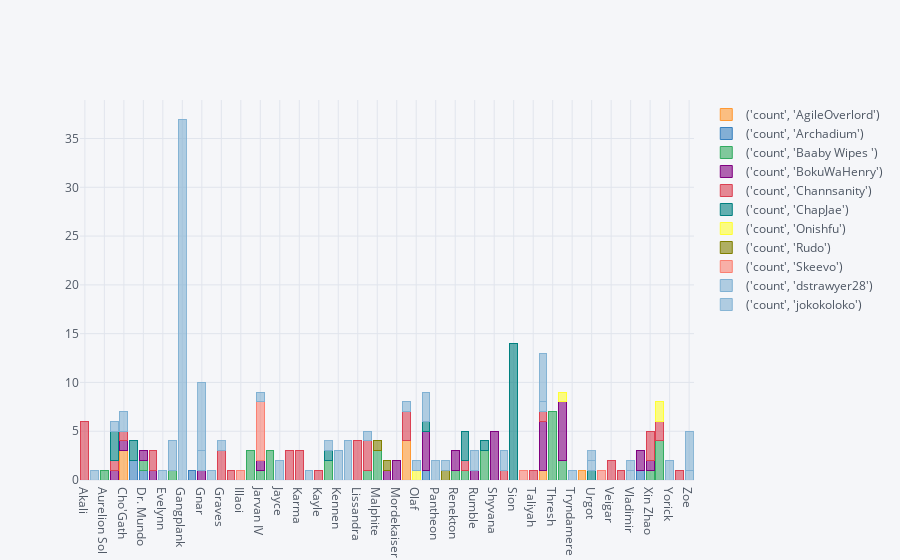

The cell this chart's notebook holds for it:
### Code cell
iplot(counts.iplot(asFigure=True, kind='bar', barmode='stack', filename='cufflinks/grouped-bar-chart'))

### Figure 1 — Plotly figure (JSON) as saved in the notebook; plotly's stock layout.template omitted (floating-point values rounded to 4 significant figures)
{"data": [{"marker": {"color": "rgba(255, 153, 51, 0.6)", "line": {"color": "rgba(255, 153, 51, 1.0)", "width": 1}}, "name": "('count', 'AgileOverlord')", "orientation": "v", "text": "", "type": "bar", "x": ["Akali", "Annie", "Aurelion Sol", "Camille", "Cho'Gath", "Darius", "Dr. Mundo", "Ekko", "Evelynn", "Fiora", "Gangplank", "Garen", "Gnar", "Gragas", "Graves", "Heimerdinger", "Illaoi", "Irelia", "Jarvan IV", "Jax", "Jayce", "Jhin", "Karma", "Kassadin", "Kayle", "Kayn", "Kennen", "Kled", "Lissandra", "Lucian", "Malphite", "Maokai", "Mordekaiser", "Nasus", "Olaf", "Ornn", "Pantheon", "Quinn", "Renekton", "Riven", "Rumble", "Shen", "Shyvana", "Singed", "Sion", "Syndra", "Taliyah", "Teemo", "Thresh", "Trundle", "Tryndamere", "Udyr", "Urgot", "Vayne", "Veigar", "Vi", "Vladimir", "Volibear", "Xin Zhao", "Yasuo", "Yorick", "Zed", "Zoe"], "y": ["", "", "", "", 3, "", "", "", "", "", "", "", "", "", "", "", "", "", "", "", "", "", "", "", "", "", "", "", "", "", "", "", "", 4, "", "", "", "", "", "", "", "", "", "", "", "", "", 1, "", "", "", 1, "", "", "", "", "", "", "", "", "", "", ""]}, {"marker": {"color": "rgba(55, 128, 191, 0.6)", "line": {"color": "rgba(55, 128, 191, 1.0)", "width": 1}}, "name": "('count', 'Archadium')", "orientation": "v", "text": "", "type": "bar", "x": ["Akali", "Annie", "Aurelion Sol", "Camille", "Cho'Gath", "Darius", "Dr. Mundo", "Ekko", "Evelynn", "Fiora", "Gangplank", "Garen", "Gnar", "Gragas", "Graves", "Heimerdinger", "Illaoi", "Irelia", "Jarvan IV", "Jax", "Jayce", "Jhin", "Karma", "Kassadin", "Kayle", "Kayn", "Kennen", "Kled", "Lissandra", "Lucian", "Malphite", "Maokai", "Mordekaiser", "Nasus", "Olaf", "Ornn", "Pantheon", "Quinn", "Renekton", "Riven", "Rumble", "Shen", "Shyvana", "Singed", "Sion", "Syndra", "Taliyah", "Teemo", "Thresh", "Trundle", "Tryndamere", "Udyr", "Urgot", "Vayne", "Veigar", "Vi", "Vladimir", "Volibear", "Xin Zhao", "Yasuo", "Yorick", "Zed", "Zoe"], "y": ["", "", "", "", "", 2, 1, "", "", "", "", 1, "", "", "", "", "", "", "", "", "", "", "", "", "", "", "", "", "", "", "", "", "", "", "", 1, "", "", "", "", "", "", "", "", "", "", "", "", "", "", "", "", "", "", "", "", "", 1, "", "", "", "", ""]}, {"marker": {"color": "rgba(50, 171, 96, 0.6)", "line": {"color": "rgba(50, 171, 96, 1.0)", "width": 1}}, "name": "('count', 'Baaby Wipes ')", "orientation": "v", "text": "", "type": "bar", "x": ["Akali", "Annie", "Aurelion Sol", "Camille", "Cho'Gath", "Darius", "Dr. Mundo", "Ekko", "Evelynn", "Fiora", "Gangplank", "Garen", "Gnar", "Gragas", "Graves", "Heimerdinger", "Illaoi", "Irelia", "Jarvan IV", "Jax", "Jayce", "Jhin", "Karma", "Kassadin", "Kayle", "Kayn", "Kennen", "Kled", "Lissandra", "Lucian", "Malphite", "Maokai", "Mordekaiser", "Nasus", "Olaf", "Ornn", "Pantheon", "Quinn", "Renekton", "Riven", "Rumble", "Shen", "Shyvana", "Singed", "Sion", "Syndra", "Taliyah", "Teemo", "Thresh", "Trundle", "Tryndamere", "Udyr", "Urgot", "Vayne", "Veigar", "Vi", "Vladimir", "Volibear", "Xin Zhao", "Yasuo", "Yorick", "Zed", "Zoe"], "y": ["", "", 1, "", "", "", 1, "", "", 1, "", "", "", "", "", "", "", 3, 1, 3, "", "", "", "", "", 2, "", "", "", 1, 3, "", "", "", "", "", "", "", 1, 1, "", 3, "", "", "", "", "", "", 7, 2, "", "", "", "", "", "", "", "", 1, 4, "", "", ""]}, {"marker": {"color": "rgba(128, 0, 128, 0.6)", "line": {"color": "rgba(128, 0, 128, 1.0)", "width": 1}}, "name": "('count', 'BokuWaHenry')", "orientation": "v", "text": "", "type": "bar", "x": ["Akali", "Annie", "Aurelion Sol", "Camille", "Cho'Gath", "Darius", "Dr. Mundo", "Ekko", "Evelynn", "Fiora", "Gangplank", "Garen", "Gnar", "Gragas", "Graves", "Heimerdinger", "Illaoi", "Irelia", "Jarvan IV", "Jax", "Jayce", "Jhin", "Karma", "Kassadin", "Kayle", "Kayn", "Kennen", "Kled", "Lissandra", "Lucian", "Malphite", "Maokai", "Mordekaiser", "Nasus", "Olaf", "Ornn", "Pantheon", "Quinn", "Renekton", "Riven", "Rumble", "Shen", "Shyvana", "Singed", "Sion", "Syndra", "Taliyah", "Teemo", "Thresh", "Trundle", "Tryndamere", "Udyr", "Urgot", "Vayne", "Veigar", "Vi", "Vladimir", "Volibear", "Xin Zhao", "Yasuo", "Yorick", "Zed", "Zoe"], "y": ["", "", "", 1, 1, "", 1, 1, "", "", "", "", 1, "", "", "", "", "", 1, "", "", "", "", "", "", "", "", "", "", "", "", 1, 2, "", "", 4, "", "", 2, "", 1, "", 5, "", "", "", "", 5, "", 6, "", "", "", "", "", "", "", 2, 1, "", "", "", ""]}, {"marker": {"color": "rgba(219, 64, 82, 0.6)", "line": {"color": "rgba(219, 64, 82, 1.0)", "width": 1}}, "name": "('count', 'Channsanity')", "orientation": "v", "text": "", "type": "bar", "x": ["Akali", "Annie", "Aurelion Sol", "Camille", "Cho'Gath", "Darius", "Dr. Mundo", "Ekko", "Evelynn", "Fiora", "Gangplank", "Garen", "Gnar", "Gragas", "Graves", "Heimerdinger", "Illaoi", "Irelia", "Jarvan IV", "Jax", "Jayce", "Jhin", "Karma", "Kassadin", "Kayle", "Kayn", "Kennen", "Kled", "Lissandra", "Lucian", "Malphite", "Maokai", "Mordekaiser", "Nasus", "Olaf", "Ornn", "Pantheon", "Quinn", "Renekton", "Riven", "Rumble", "Shen", "Shyvana", "Singed", "Sion", "Syndra", "Taliyah", "Teemo", "Thresh", "Trundle", "Tryndamere", "Udyr", "Urgot", "Vayne", "Veigar", "Vi", "Vladimir", "Volibear", "Xin Zhao", "Yasuo", "Yorick", "Zed", "Zoe"], "y": [6, "", "", 1, 1, "", "", 2, "", "", "", "", "", "", 3, 1, "", "", "", "", "", 3, 3, "", 1, "", "", "", 4, 3, "", "", "", 3, "", "", "", "", "", 1, "", "", "", 1, "", "", 1, 1, "", "", "", "", "", "", 2, 1, "", "", 3, 2, "", 1, ""]}, {"marker": {"color": "rgba(0, 128, 128, 0.6)", "line": {"color": "rgba(0, 128, 128, 1.0)", "width": 1}}, "name": "('count', 'ChapJae')", "orientation": "v", "text": "", "type": "bar", "x": ["Akali", "Annie", "Aurelion Sol", "Camille", "Cho'Gath", "Darius", "Dr. Mundo", "Ekko", "Evelynn", "Fiora", "Gangplank", "Garen", "Gnar", "Gragas", "Graves", "Heimerdinger", "Illaoi", "Irelia", "Jarvan IV", "Jax", "Jayce", "Jhin", "Karma", "Kassadin", "Kayle", "Kayn", "Kennen", "Kled", "Lissandra", "Lucian", "Malphite", "Maokai", "Mordekaiser", "Nasus", "Olaf", "Ornn", "Pantheon", "Quinn", "Renekton", "Riven", "Rumble", "Shen", "Shyvana", "Singed", "Sion", "Syndra", "Taliyah", "Teemo", "Thresh", "Trundle", "Tryndamere", "Udyr", "Urgot", "Vayne", "Veigar", "Vi", "Vladimir", "Volibear", "Xin Zhao", "Yasuo", "Yorick", "Zed", "Zoe"], "y": ["", "", "", 3, "", 2, "", "", "", "", "", "", "", "", "", "", "", "", "", "", "", "", "", "", "", 1, "", "", "", "", "", "", "", "", "", 1, "", "", "", 3, "", 1, "", "", 14, "", "", "", "", "", "", "", 1, "", "", "", "", "", "", "", "", "", ""]}, {"marker": {"color": "rgba(255, 255, 51, 0.6)", "line": {"color": "rgba(255, 255, 51, 1.0)", "width": 1}}, "name": "('count', 'Onishfu')", "orientation": "v", "text": "", "type": "bar", "x": ["Akali", "Annie", "Aurelion Sol", "Camille", "Cho'Gath", "Darius", "Dr. Mundo", "Ekko", "Evelynn", "Fiora", "Gangplank", "Garen", "Gnar", "Gragas", "Graves", "Heimerdinger", "Illaoi", "Irelia", "Jarvan IV", "Jax", "Jayce", "Jhin", "Karma", "Kassadin", "Kayle", "Kayn", "Kennen", "Kled", "Lissandra", "Lucian", "Malphite", "Maokai", "Mordekaiser", "Nasus", "Olaf", "Ornn", "Pantheon", "Quinn", "Renekton", "Riven", "Rumble", "Shen", "Shyvana", "Singed", "Sion", "Syndra", "Taliyah", "Teemo", "Thresh", "Trundle", "Tryndamere", "Udyr", "Urgot", "Vayne", "Veigar", "Vi", "Vladimir", "Volibear", "Xin Zhao", "Yasuo", "Yorick", "Zed", "Zoe"], "y": ["", "", "", "", "", "", "", "", "", "", "", "", "", "", "", "", "", "", "", "", "", "", "", "", "", "", "", "", "", "", "", "", "", "", 1, "", "", "", "", "", "", "", "", "", "", "", "", "", "", 1, "", "", "", "", "", "", "", "", "", 2, "", "", ""]}, {"marker": {"color": "rgba(128, 128, 0, 0.6)", "line": {"color": "rgba(128, 128, 0, 1.0)", "width": 1}}, "name": "('count', 'Rudo')", "orientation": "v", "text": "", "type": "bar", "x": ["Akali", "Annie", "Aurelion Sol", "Camille", "Cho'Gath", "Darius", "Dr. Mundo", "Ekko", "Evelynn", "Fiora", "Gangplank", "Garen", "Gnar", "Gragas", "Graves", "Heimerdinger", "Illaoi", "Irelia", "Jarvan IV", "Jax", "Jayce", "Jhin", "Karma", "Kassadin", "Kayle", "Kayn", "Kennen", "Kled", "Lissandra", "Lucian", "Malphite", "Maokai", "Mordekaiser", "Nasus", "Olaf", "Ornn", "Pantheon", "Quinn", "Renekton", "Riven", "Rumble", "Shen", "Shyvana", "Singed", "Sion", "Syndra", "Taliyah", "Teemo", "Thresh", "Trundle", "Tryndamere", "Udyr", "Urgot", "Vayne", "Veigar", "Vi", "Vladimir", "Volibear", "Xin Zhao", "Yasuo", "Yorick", "Zed", "Zoe"], "y": ["", "", "", "", "", "", "", "", "", "", "", "", "", "", "", "", "", "", "", "", "", "", "", "", "", "", "", "", "", "", 1, 1, "", "", "", "", "", 1, "", "", "", "", "", "", "", "", "", "", "", "", "", "", "", "", "", "", "", "", "", "", "", "", ""]}, {"marker": {"color": "rgba(251, 128, 114, 0.6)", "line": {"color": "rgba(251, 128, 114, 1.0)", "width": 1}}, "name": "('count', 'Skeevo')", "orientation": "v", "text": "", "type": "bar", "x": ["Akali", "Annie", "Aurelion Sol", "Camille", "Cho'Gath", "Darius", "Dr. Mundo", "Ekko", "Evelynn", "Fiora", "Gangplank", "Garen", "Gnar", "Gragas", "Graves", "Heimerdinger", "Illaoi", "Irelia", "Jarvan IV", "Jax", "Jayce", "Jhin", "Karma", "Kassadin", "Kayle", "Kayn", "Kennen", "Kled", "Lissandra", "Lucian", "Malphite", "Maokai", "Mordekaiser", "Nasus", "Olaf", "Ornn", "Pantheon", "Quinn", "Renekton", "Riven", "Rumble", "Shen", "Shyvana", "Singed", "Sion", "Syndra", "Taliyah", "Teemo", "Thresh", "Trundle", "Tryndamere", "Udyr", "Urgot", "Vayne", "Veigar", "Vi", "Vladimir", "Volibear", "Xin Zhao", "Yasuo", "Yorick", "Zed", "Zoe"], "y": ["", "", "", "", "", "", "", "", "", "", "", "", "", "", "", "", 1, "", 6, "", "", "", "", "", "", "", "", "", "", "", "", "", "", "", "", "", "", "", "", "", "", "", "", "", "", 1, "", "", "", "", "", "", "", 1, "", "", "", "", "", "", "", "", ""]}, {"marker": {"color": "rgba(128, 177, 211, 0.6)", "line": {"color": "rgba(128, 177, 211, 1.0)", "width": 1}}, "name": "('count', 'dstrawyer28')", "orientation": "v", "text": "", "type": "bar", "x": ["Akali", "Annie", "Aurelion Sol", "Camille", "Cho'Gath", "Darius", "Dr. Mundo", "Ekko", "Evelynn", "Fiora", "Gangplank", "Garen", "Gnar", "Gragas", "Graves", "Heimerdinger", "Illaoi", "Irelia", "Jarvan IV", "Jax", "Jayce", "Jhin", "Karma", "Kassadin", "Kayle", "Kayn", "Kennen", "Kled", "Lissandra", "Lucian", "Malphite", "Maokai", "Mordekaiser", "Nasus", "Olaf", "Ornn", "Pantheon", "Quinn", "Renekton", "Riven", "Rumble", "Shen", "Shyvana", "Singed", "Sion", "Syndra", "Taliyah", "Teemo", "Thresh", "Trundle", "Tryndamere", "Udyr", "Urgot", "Vayne", "Veigar", "Vi", "Vladimir", "Volibear", "Xin Zhao", "Yasuo", "Yorick", "Zed", "Zoe"], "y": ["", "", "", 1, 2, "", "", "", 1, 3, "", "", 2, 1, "", "", "", "", 1, "", 2, "", "", 1, "", "", 3, 4, "", 1, "", "", "", 1, 1, 3, "", "", "", "", 2, "", "", 2, "", "", "", 1, "", "", 1, "", 1, "", "", "", 1, "", "", "", 2, "", 1]}, {"marker": {"color": "rgba(128, 177, 211, 0.6)", "line": {"color": "rgba(128, 177, 211, 0.89999999999999991)", "width": 1}}, "name": "('count', 'jokokoloko')", "orientation": "v", "text": "", "type": "bar", "x": ["Akali", "Annie", "Aurelion Sol", "Camille", "Cho'Gath", "Darius", "Dr. Mundo", "Ekko", "Evelynn", "Fiora", "Gangplank", "Garen", "Gnar", "Gragas", "Graves", "Heimerdinger", "Illaoi", "Irelia", "Jarvan IV", "Jax", "Jayce", "Jhin", "Karma", "Kassadin", "Kayle", "Kayn", "Kennen", "Kled", "Lissandra", "Lucian", "Malphite", "Maokai", "Mordekaiser", "Nasus", "Olaf", "Ornn", "Pantheon", "Quinn", "Renekton", "Riven", "Rumble", "Shen", "Shyvana", "Singed", "Sion", "Syndra", "Taliyah", "Teemo", "Thresh", "Trundle", "Tryndamere", "Udyr", "Urgot", "Vayne", "Veigar", "Vi", "Vladimir", "Volibear", "Xin Zhao", "Yasuo", "Yorick", "Zed", "Zoe"], "y": ["", 1, "", "", "", "", "", "", "", "", 37, "", 7, "", 1, "", "", "", "", "", "", "", "", "", "", 1, "", "", "", "", "", "", "", "", "", "", 2, 1, "", "", "", "", "", "", "", "", "", 5, "", "", "", "", 1, "", "", "", 1, "", "", "", "", "", 4]}], "layout": {"barmode": "stack", "legend": {"bgcolor": "#F5F6F9", "font": {"color": "#4D5663"}, "traceorder": "normal"}, "paper_bgcolor": "#F5F6F9", "plot_bgcolor": "#F5F6F9", "titlefont": {"color": "#4D5663"}, "xaxis1": {"gridcolor": "#E1E5ED", "showgrid": true, "tickfont": {"color": "#4D5663"}, "title": "", "titlefont": {"color": "#4D5663"}, "zerolinecolor": "#E1E5ED"}, "yaxis1": {"gridcolor": "#E1E5ED", "showgrid": true, "tickfont": {"color": "#4D5663"}, "title": "", "titlefont": {"color": "#4D5663"}, "zerolinecolor": "#E1E5ED"}}}
